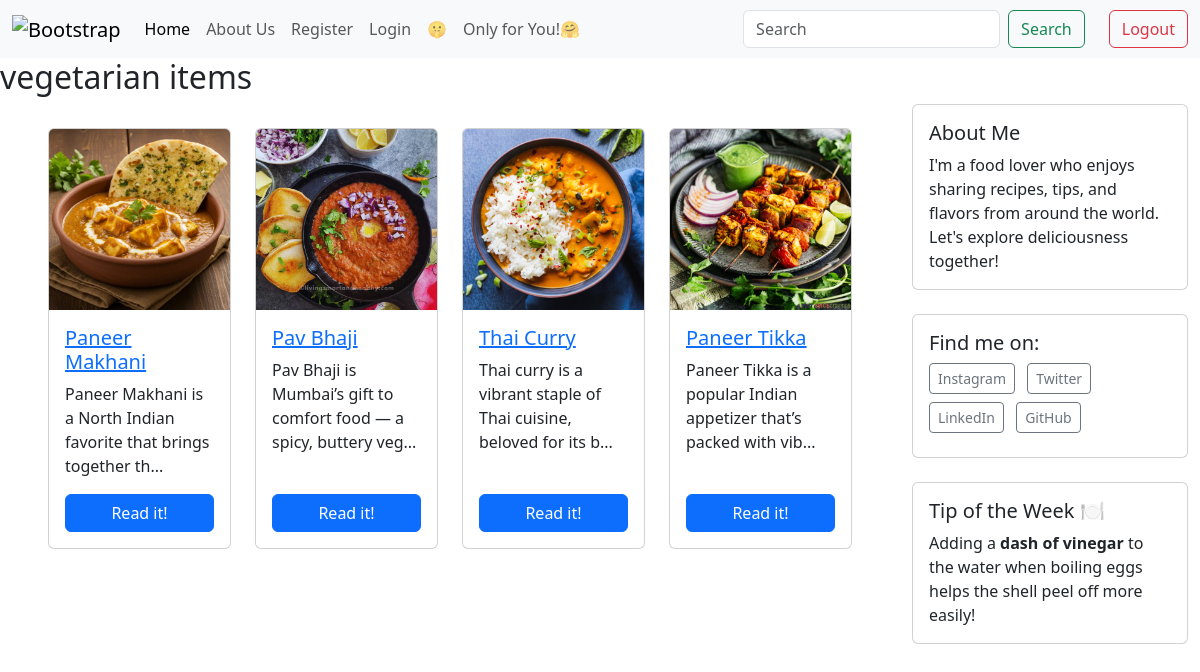
Screenshot of /category/vegetarian/ with the database file from the repository.
### blogapp/models.py (models this page shows, shortened)
class Category(models.Model):
    name = models.CharField(max_length=30)
    class Meta:
        verbose_name_plural = 'Categories'

class Post(models.Model):
    title = models.CharField(max_length=255)
    body = models.TextField(default='nada')
    created_on = models.DateTimeField(auto_now_add=True)
    last_modified = models.DateTimeField(auto_now=True)
    categories = models.ManyToManyField("Category", related_name="posts")
    image = models.ImageField(upload_to='post_images/', blank=True, null=True)
    likes = models.ManyToManyField(User, related_name='post_likes', blank=True) #The related_name='post_likes' is crucial for reverse lookup. i.e. user.post_likes.all()
    tags = models.ManyToManyField('Tag', blank=True, related_name='posts')

### blogapp/views.py (the view)
# urls.py: path("category/<category>/", views.blog_category, name="blog_category"),
def blog_category(request, category):
    posts = Post.objects.filter(categories__name__contains=category).order_by("-created_on")
    context = {
        "category": category,
        "posts": posts,
    }
    return render(request, "blogapp/category.html", context)

### blogapp/templates/blogapp/category.html
{% extends "blogapp/index.html" %}
{% block page_title %}
    <h2>
      {{category}} items
    </h2>
{% endblock page_title %}

### blogapp/templates/blogapp/index.html (shortened to what this page needs)
<!DOCTYPE html>
<html lang="en">
<head>
    <link href="https://cdn.jsdelivr.net/npm/bootstrap@5.3.3/dist/css/bootstrap.min.css" rel="stylesheet">
</head>
<body>
<nav class="navbar navbar-expand-lg bg-body-tertiary">
    <div class="container-fluid">
      <a class="navbar-brand" href="/">
        <img src="https://cdn.vectorstock.com/i/500p/89/68/abstract-logo-of-a-cafe-or-restaurant-spoon-vector-17248968.jpg" alt="Bootstrap" width="60" height="60">
      </a>
      <div class="collapse navbar-collapse" id="navbarSupportedContent">
        <ul class="navbar-nav me-auto mb-2 mb-lg-0">
          <li class="nav-item">
            <a class="nav-link active" aria-current="page" href="/">Home</a>
          </li>
          <li class="nav-item">
            <a class="nav-link" href="/about/">About Us</a>
          </li>
          <li class="nav-item">
            <a class="nav-link" href="/register/">Register</a>
          </li>
          <li class="nav-item">
            <a class="nav-link" href="/login/">Login</a>
          </li>
          <li class="nav-item">
            <a class="nav-link" href="/exclusive/">🤫</a>
          </li>
          <li class="nav-item">
            <a class="nav-link" href="/for you/">Only for You!🤗</a>
          </li>
        </ul>
        <form class="d-flex" role="search" action="{% url 'blog_search' %}" method="get">
          <input class="form-control me-2" name="query" type="search" placeholder="Search" aria-label="Search">
          <button class="btn btn-outline-success" type="submit">Search</button>
        </form>
        <form class="ms-4" action="{% url 'blog_logout'%}" method="post">
            <button class="btn btn-outline-danger">Logout</button>
        </form>
      </div>
    </div>
  </nav>
{% block page_title %}
{% load static %}
{% endblock page_title %}
<div class="container-fluid">
{% block page_content %}
    {% block posts %}
      <div class='row'>
        <div class='col-md-9'>
          <div class="row m-4">
            {% for post in posts %}
                <div class="col-md-3 col-sm-6 mb-4">
                    <div class="card h-100">
                        {% if post.image %}
                            <img src="{{ post.image.url }}" class="card-img-top img-fluid" alt="Post Image">
                        {% else %}
                            <img src="path/to/default-image.jpg" class="card-img-top img-fluid" alt="Default Image">
                        {% endif %}
                        <div class="card-body d-flex flex-column">
                            <h5 class="card-title">
                                <a href="{% url 'blog_detail' post.pk %}">{{ post.title }}</a>
                            </h5>
                            <p class="card-text">{{ post.body | slice:":65" }}...</p>
                            <a href="{% url 'blog_detail' post.pk %}" class="btn btn-primary mt-auto">Read it!</a>
                        </div>
                    </div>
                </div>
            {% endfor %}
          </div>
        </div>
        <div class="col-md-3 mb-4">
          {% include "partials/sidebar.html" %}
        </div>
      </div>
    {% endblock %}
{% endblock page_content %}
</div>
</body>
</html>

### rows the page displays
Category: name "vegetarian"
Post: image (picture), title "Paneer Makhani", body "Paneer Makhani is a North Indian favorite that brings together th"
Post: image (picture), title "Pav Bhaji", body "Pav Bhaji is Mumbai’s gift to comfort food — a spicy, buttery veg"
Post: image (picture), title "Thai Curry", body "Thai curry is a vibrant staple of Thai cuisine, beloved for its b"
Post: image (picture), title "Paneer Tikka", body "Paneer Tikka is a popular Indian appetizer that’s packed with vib"
